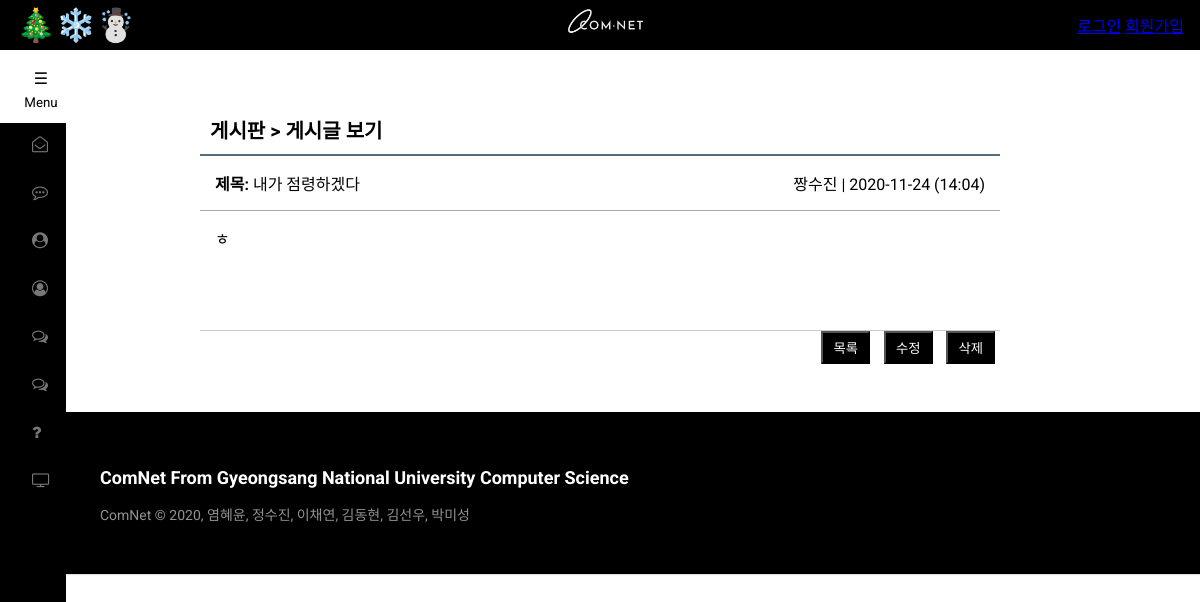
The page /작업소스파일들입니다/작업소스파일들입니다/board/board_read.php?idx=51&page=1 on the database its author committed.
### tables this page shows
CREATE TABLE `board_table` (
  `idx` int(10) NOT NULL AUTO_INCREMENT COMMENT '게시글 일련번호',
  `board_title` char(200) NOT NULL COMMENT '게시글 제목',
  `username` char(10) NOT NULL COMMENT '닉네임',
  `id` char(15) NOT NULL COMMENT '유저 아이디',
  `create_date` char(20) NOT NULL COMMENT '게시글 작성 날짜',
  `click_count` int(10) NOT NULL COMMENT '게시글 조회수',
  `content` text NOT NULL COMMENT '게시글 내용',
  `file_name` char(100) DEFAULT NULL COMMENT '첨부파일',
  `file_type` char(100) DEFAULT NULL,
  `file_copied` char(100) DEFAULT NULL,
  PRIMARY KEY (`idx`) USING BTREE
);

### 작업소스파일들입니다/작업소스파일들입니다/board/board_read.php (the view, shortened to what this page needs)
<!DOCTYPE html>
<html>
<head>
    <link rel="stylesheet" type="text/css" href="../css/styles.css">
    <link rel="stylesheet" type="text/css" href="../css/footer.css">
</head>
<body>
<header>
    <?php include $_SERVER['DOCUMENT_ROOT']."/header.php"; ?>
</header>
<section>
<div id="board_read_form">
    <div id="board_box">
        <h3 class="title">게시판 > 게시글 보기</h3>
<?php
    $idx = $_GET["idx"];
    $page = $_GET["page"];
    $conn = mysqli_connect("","","","");
    mysqli_query($conn, "set session character_set_connection=utf8;");
    mysqli_query($conn, "set session character_set_results=utf8;");
    mysqli_query($conn, "set session character_set_client=utf8;");
    $sql = "SELECT * FROM board_table where idx=$idx";
    $result = mysqli_query($conn, $sql);
    $row = mysqli_fetch_array($result);
    $idx = $row["idx"];
    $board_title = $row["board_title"];
    $username = $row["username"];
    $id = $row["id"];
    $create_date = $row["create_date"];
    $content = $row["content"];
    $content = str_replace(" ", "&nbsp;", $content);
    $content = str_replace("\n", "<br>", $content);
?>
        <ul id="read_content">
            <li>
                <span class="col1"><b>제목: </b> <?php echo $board_title?></span>
                <span class="col2"><?php echo $username?> | <?php echo $create_date?></span>
            </li>
            <li>
                <?php echo $content?>
            </li>
        </ul>
        <ul class="buttons">
            <li><button onclick="location.href='board_form.php?page=<?php echo $page?>'">목록</button></li>
            <li>
<?php
    if($id == $userid) { ?>
                <button onclick="location.href='board_modify_form.php?idx=<?php echo $idx?>&page=<?php echo $page?>'">수정</button>
<?php
    } else {
?>
                <a href="javascript:alert('작성자만 이용 가능합니다!')"><button>수정</button></a>
<?php
    }
?>
            </li>
            <li><button onclick="location.href='board_delete.php?idx=<?php echo $idx ?>&page=<?php echo $page?>'">삭제</button></li>
        </ul>
    </div>
<br>
<br>
</div>
</section>
<footer>
    <?php include "../footer.php";?>
</footer>
</body>
</html>

### 작업소스파일들입니다/작업소스파일들입니다/css/footer.css (style rules this page uses)
* { font-family: Roboto; }

### 작업소스파일들입니다/작업소스파일들입니다/css/message.css (style rules this page uses)
li { list-style: none }

### 작업소스파일들입니다/작업소스파일들입니다/css/bar.css (style rules this page uses)
header { position: fixed; top: 0; left: 0; right: 0; height: 50px; padding: 1rem; color: white; background: black; font-weight: white; display: flex; justify-content: space-between; align-items: center; }
body { padding-top: 75px; }
* { box-sizing: border-box; }

### 작업소스파일들입니다/작업소스파일들입니다/board/board_read.php (style rules this page uses)
* { padding: 0; margin: 0; }
ul { list-style-type: none; }
#board_box { width: 800px; margin: 0 auto 10px auto; }
#board_box .title { margin-top: 30px; padding: 10px; border-bottom: solid 2px #516e7f; font-size: 20px; }
#read_content li:nth-child(1) { padding: 15px; border-bottom: solid 1px #aaaaaa; }
#read_content .col2 { float: right; }
#read_content li:nth-child(2) { padding: 15px 15px 80px 15px; border-bottom: solid 1px #cccccc; }
#board_box .buttons { text-align: right; }
#board_box .buttons li { display: inline; margin: 5px; }
#board_read_form { width: 800px; margin: 0 auto; }
#board_box .buttons li button { padding: 5px 10px; background-color: #000; color: #fff; }

### rows shown on the page
board_table: board_title "내가 점령하겠다", username "짱수진", create_date "2020-11-24 (14:04)", content "ㅎ"
